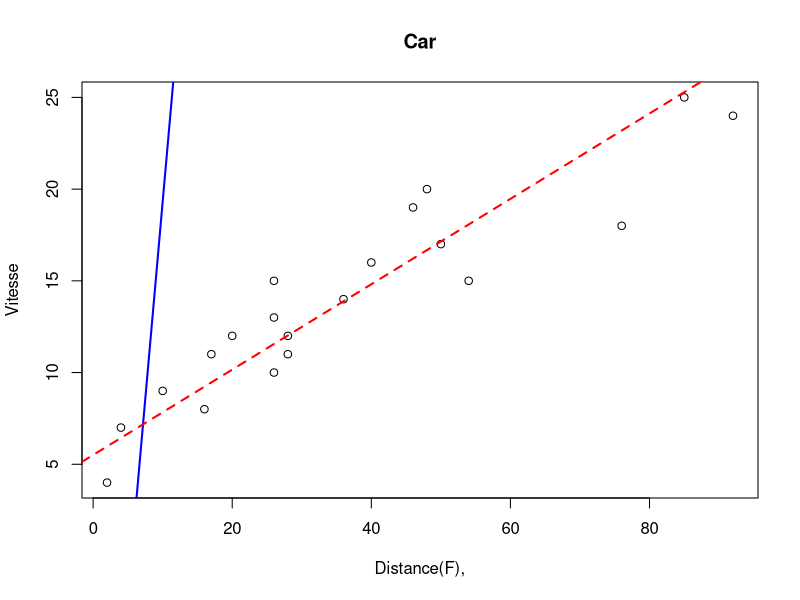

Here is the R script that generated this plot:
x <- c(2,4,16,10,26,17,28,20,28,26,36,26,54,40,50,76,46,48,92,85)
y <- c(4,7,8,9,10,11,11,12,12,13,14,15,15,16,17,18,19,20,24,25)
n <- length(x)
print(x)
#le cal de la moyennes
moyX <- mean(x)
print(moyX)
moyY <- mean(y)
print(moyY)

#la variance...........
var_x_echan <- var(x)
var_y_echan <- var(y)
print(var_x_echan)
print(var_y_echan)
var_x <- mean((x - moyX)^2)
print(var_x)
var_y <- mean((y - moyY)^2)
print(var_y)
#La régression L 
DadeXY <- lm(x ~ y)
print(DadeXY)
a <- coef(DadeXY)[2]
b <- coef(DadeXY)[1]
m2 <- 1/a
print(m2)
c2 <- -b/a
print(c2)
plot(x, y, xlab = "Distance(F),", ylab = "Vitesse", main = "Car")
abline(a = b,  b = a,  lwd=2, col="blue")
abline(a = c2, b = m2, lwd=2, lty=2, col="red") 
#langle
m1 <- a
print(m1)
angle1 <- atan( abs((m2 - m1)/(1 + m1*m2)) )
print(angle1)
anglepi <- angle1 * 180/pi
print(anglepi)

r <- cor(x,y)
print(r)
